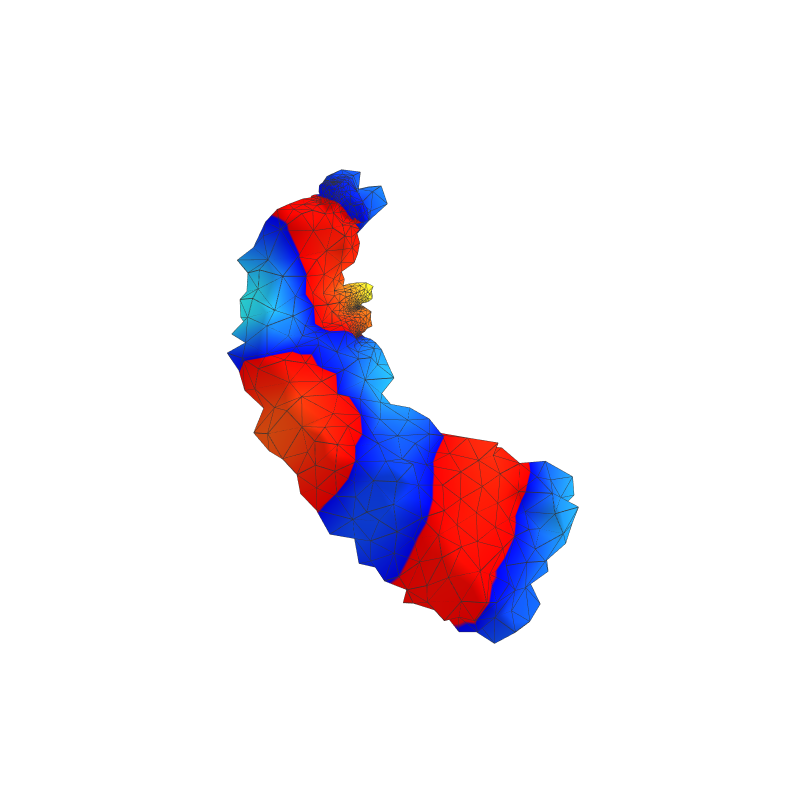

Notebook cell for this chart:
### Code cell
# Compute modes and plot
volser = EigenSolver(tetmesh).solve(20, seed=0)

plot_tet_mesh(tetmesh, vfunc=-volser.emodes[:,10], plot_edges=True)

### Figure 1 — Plotly figure (JSON) as saved in the notebook; plotly's stock layout.template omitted (floating-point values rounded to 4 significant figures; data arrays with more than 128 entries replaced by an {"elided": "..."} marker saying what was removed)
{"data": [{"colorscale": [[0, "rgb(51, 255, 255)"], [0.2154, "rgb(0, 0, 255)"], [0.2154, "rgb(190, 210, 220)"], [0.2174, "rgb(190, 210, 220)"], [0.2174, "rgb(255, 0, 0)"], [1, "rgb(255, 255, 51)"]], "flatshading": false, "i": {"elided": "2684 int values"}, "intensity": {"elided": "1730 float values"}, "j": {"elided": "2684 int values"}, "k": {"elided": "2684 int values"}, "showscale": false, "type": "mesh3d", "x": {"elided": "1730 float values"}, "y": {"elided": "1730 float values"}, "z": {"elided": "1730 float values"}}, {"line": {"color": "rgb(50,50,50)", "width": 1.5}, "mode": "lines", "type": "scatter3d", "x": {"elided": "13420 float values"}, "y": {"elided": "13420 float values"}, "z": {"elided": "13420 float values"}}], "layout": {"height": 800, "scene": {"xaxis": {"showbackground": false, "showgrid": false, "showline": false, "showticklabels": false, "title": {"text": ""}, "zeroline": false}, "yaxis": {"showbackground": false, "showgrid": false, "showline": false, "showticklabels": false, "title": {"text": ""}, "zeroline": false}, "zaxis": {"showbackground": false, "showgrid": false, "showline": false, "showticklabels": false, "title": {"text": ""}, "zeroline": false}}, "width": 800}}
